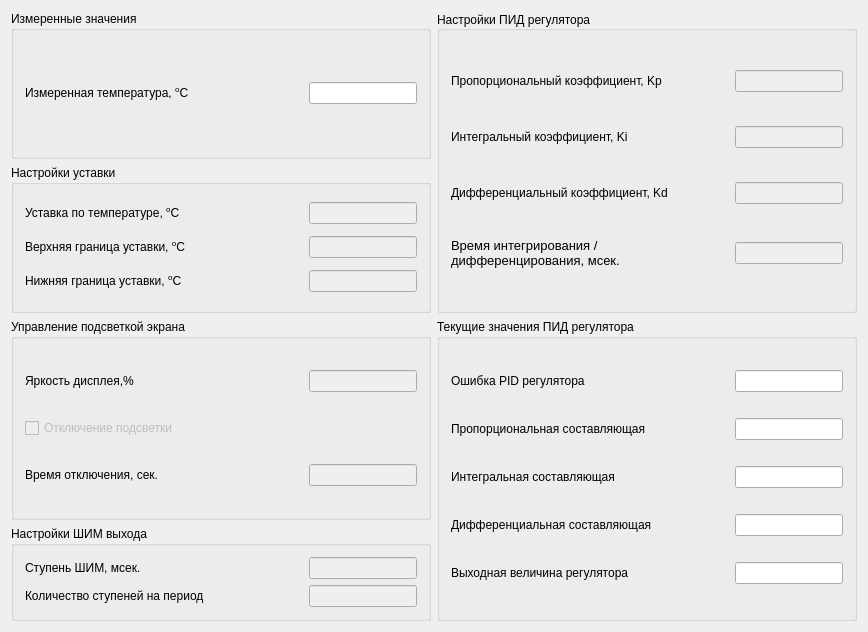
<?xml version="1.0" encoding="UTF-8"?>
<ui version="4.0">
 <class>MainWindow</class>
 <widget class="QMainWindow" name="MainWindow">
  <property name="geometry">
   <rect>
    <x>0</x>
    <y>0</y>
    <width>868</width>
    <height>632</height>
   </rect>
  </property>
  <property name="sizePolicy">
   <sizepolicy hsizetype="Preferred" vsizetype="Preferred">
    <horstretch>0</horstretch>
    <verstretch>0</verstretch>
   </sizepolicy>
  </property>
  <property name="minimumSize">
   <size>
    <width>0</width>
    <height>0</height>
   </size>
  </property>
  <property name="maximumSize">
   <size>
    <width>9000</width>
    <height>9000</height>
   </size>
  </property>
  <property name="windowTitle">
   <string>Настройка регулятора TPM-01 </string>
  </property>
  <widget class="QWidget" name="centralWidget">
   <layout class="QVBoxLayout" name="verticalLayout_9">
    <item>
     <layout class="QHBoxLayout" name="horizontalLayout_19">
      <item>
       <layout class="QVBoxLayout" name="verticalLayout_7">
        <item>
         <widget class="QGroupBox" name="gBoxMeasureValue">
          <property name="minimumSize">
           <size>
            <width>0</width>
            <height>0</height>
           </size>
          </property>
          <property name="title">
           <string>Измеренные значения</string>
          </property>
          <layout class="QVBoxLayout" name="verticalLayout_5">
           <item>
            <layout class="QHBoxLayout" name="horizontalLayout_12">
             <item>
              <widget class="QLabel" name="label_12">
               <property name="sizePolicy">
                <sizepolicy hsizetype="Minimum" vsizetype="Preferred">
                 <horstretch>0</horstretch>
                 <verstretch>0</verstretch>
                </sizepolicy>
               </property>
               <property name="text">
                <string>&lt;html&gt;&lt;head/&gt;&lt;body&gt;&lt;p&gt;Измеренная температура, &lt;span style=&quot; vertical-align:super;&quot;&gt;o&lt;/span&gt;C&lt;/p&gt;&lt;/body&gt;&lt;/html&gt;</string>
               </property>
              </widget>
             </item>
             <item>
              <spacer name="horizontalSpacer_8">
               <property name="orientation">
                <enum>Qt::Horizontal</enum>
               </property>
               <property name="sizeHint" stdset="0">
                <size>
                 <width>40</width>
                 <height>20</height>
                </size>
               </property>
              </spacer>
             </item>
             <item>
              <widget class="QLineEdit" name="lineEditCurrentTemperature">
               <property name="sizePolicy">
                <sizepolicy hsizetype="Fixed" vsizetype="Fixed">
                 <horstretch>0</horstretch>
                 <verstretch>0</verstretch>
                </sizepolicy>
               </property>
               <property name="readOnly">
                <bool>true</bool>
               </property>
              </widget>
             </item>
            </layout>
           </item>
          </layout>
         </widget>
        </item>
        <item>
         <widget class="QGroupBox" name="gBoxSetPoint">
          <property name="title">
           <string>Настройки уставки</string>
          </property>
          <layout class="QVBoxLayout" name="verticalLayout_4">
           <item>
            <layout class="QHBoxLayout" name="horizontalLayout_9">
             <item>
              <widget class="QLabel" name="label_9">
               <property name="text">
                <string>&lt;html&gt;&lt;head/&gt;&lt;body&gt;&lt;p&gt;Уставка по температуре, &lt;span style=&quot; vertical-align:super;&quot;&gt;o&lt;/span&gt;С&lt;/p&gt;&lt;/body&gt;&lt;/html&gt;</string>
               </property>
              </widget>
             </item>
             <item>
              <spacer name="horizontalSpacer_5">
               <property name="orientation">
                <enum>Qt::Horizontal</enum>
               </property>
               <property name="sizeHint" stdset="0">
                <size>
                 <width>40</width>
                 <height>20</height>
                </size>
               </property>
              </spacer>
             </item>
             <item>
              <widget class="QLineEdit" name="lineEditSetPointTemperature">
               <property name="enabled">
                <bool>false</bool>
               </property>
               <property name="sizePolicy">
                <sizepolicy hsizetype="Fixed" vsizetype="Fixed">
                 <horstretch>0</horstretch>
                 <verstretch>0</verstretch>
                </sizepolicy>
               </property>
              </widget>
             </item>
            </layout>
           </item>
           <item>
            <layout class="QHBoxLayout" name="horizontalLayout_10">
             <item>
              <widget class="QLabel" name="label_10">
               <property name="text">
                <string>&lt;html&gt;&lt;head/&gt;&lt;body&gt;&lt;p&gt;Верхняя граница уставки, &lt;span style=&quot; vertical-align:super;&quot;&gt;o&lt;/span&gt;С&lt;/p&gt;&lt;/body&gt;&lt;/html&gt;</string>
               </property>
              </widget>
             </item>
             <item>
              <spacer name="horizontalSpacer_6">
               <property name="orientation">
                <enum>Qt::Horizontal</enum>
               </property>
               <property name="sizeHint" stdset="0">
                <size>
                 <width>40</width>
                 <height>20</height>
                </size>
               </property>
              </spacer>
             </item>
             <item>
              <widget class="QLineEdit" name="lineEditMaxSetPoint">
               <property name="enabled">
                <bool>false</bool>
               </property>
               <property name="sizePolicy">
                <sizepolicy hsizetype="Fixed" vsizetype="Fixed">
                 <horstretch>0</horstretch>
                 <verstretch>0</verstretch>
                </sizepolicy>
               </property>
              </widget>
             </item>
            </layout>
           </item>
           <item>
            <layout class="QHBoxLayout" name="horizontalLayout_11">
             <item>
              <widget class="QLabel" name="label_11">
               <property name="text">
                <string>&lt;html&gt;&lt;head/&gt;&lt;body&gt;&lt;p&gt;Нижняя граница уставки, &lt;span style=&quot; vertical-align:super;&quot;&gt;o&lt;/span&gt;С&lt;/p&gt;&lt;/body&gt;&lt;/html&gt;</string>
               </property>
              </widget>
             </item>
             <item>
              <spacer name="horizontalSpacer_7">
               <property name="orientation">
                <enum>Qt::Horizontal</enum>
               </property>
               <property name="sizeHint" stdset="0">
                <size>
                 <width>40</width>
                 <height>20</height>
                </size>
               </property>
              </spacer>
             </item>
             <item>
              <widget class="QLineEdit" name="lineEditMinSetPoint">
               <property name="enabled">
                <bool>false</bool>
               </property>
               <property name="sizePolicy">
                <sizepolicy hsizetype="Fixed" vsizetype="Fixed">
                 <horstretch>0</horstretch>
                 <verstretch>0</verstretch>
                </sizepolicy>
               </property>
              </widget>
             </item>
            </layout>
           </item>
          </layout>
         </widget>
        </item>
       </layout>
      </item>
      <item>
       <widget class="QGroupBox" name="gBoxPidSettings">
        <property name="enabled">
         <bool>true</bool>
        </property>
        <property name="sizePolicy">
         <sizepolicy hsizetype="Preferred" vsizetype="Preferred">
          <horstretch>0</horstretch>
          <verstretch>0</verstretch>
         </sizepolicy>
        </property>
        <property name="title">
         <string>Настройки ПИД регулятора</string>
        </property>
        <property name="alignment">
         <set>Qt::AlignLeading|Qt::AlignLeft|Qt::AlignVCenter</set>
        </property>
        <property name="flat">
         <bool>false</bool>
        </property>
        <property name="checkable">
         <bool>false</bool>
        </property>
        <layout class="QVBoxLayout" name="verticalLayout_2">
         <item>
          <layout class="QHBoxLayout" name="horizontalLayout_5">
           <item>
            <widget class="QLabel" name="label_3">
             <property name="text">
              <string>Пропорциональный коэффициент, Kp </string>
             </property>
            </widget>
           </item>
           <item>
            <spacer name="horizontalSpacer_13">
             <property name="orientation">
              <enum>Qt::Horizontal</enum>
             </property>
             <property name="sizeHint" stdset="0">
              <size>
               <width>40</width>
               <height>20</height>
              </size>
             </property>
            </spacer>
           </item>
           <item>
            <widget class="QLineEdit" name="lineEditKp">
             <property name="enabled">
              <bool>false</bool>
             </property>
             <property name="sizePolicy">
              <sizepolicy hsizetype="Fixed" vsizetype="Fixed">
               <horstretch>0</horstretch>
               <verstretch>0</verstretch>
              </sizepolicy>
             </property>
            </widget>
           </item>
          </layout>
         </item>
         <item>
          <layout class="QHBoxLayout" name="horizontalLayout_4">
           <item>
            <widget class="QLabel" name="label_4">
             <property name="text">
              <string>Интегральный коэффициент, Ki </string>
             </property>
            </widget>
           </item>
           <item>
            <spacer name="horizontalSpacer_12">
             <property name="orientation">
              <enum>Qt::Horizontal</enum>
             </property>
             <property name="sizeHint" stdset="0">
              <size>
               <width>40</width>
               <height>20</height>
              </size>
             </property>
            </spacer>
           </item>
           <item>
            <widget class="QLineEdit" name="lineEditKi">
             <property name="enabled">
              <bool>false</bool>
             </property>
             <property name="sizePolicy">
              <sizepolicy hsizetype="Fixed" vsizetype="Fixed">
               <horstretch>0</horstretch>
               <verstretch>0</verstretch>
              </sizepolicy>
             </property>
            </widget>
           </item>
          </layout>
         </item>
         <item>
          <layout class="QHBoxLayout" name="horizontalLayout_2">
           <item>
            <widget class="QLabel" name="label_5">
             <property name="sizePolicy">
              <sizepolicy hsizetype="Preferred" vsizetype="Preferred">
               <horstretch>0</horstretch>
               <verstretch>0</verstretch>
              </sizepolicy>
             </property>
             <property name="text">
              <string>Дифференциальный коэффициент, Kd </string>
             </property>
            </widget>
           </item>
           <item>
            <spacer name="horizontalSpacer_11">
             <property name="orientation">
              <enum>Qt::Horizontal</enum>
             </property>
             <property name="sizeHint" stdset="0">
              <size>
               <width>40</width>
               <height>20</height>
              </size>
             </property>
            </spacer>
           </item>
           <item>
            <widget class="QLineEdit" name="lineEditKd">
             <property name="enabled">
              <bool>false</bool>
             </property>
             <property name="sizePolicy">
              <sizepolicy hsizetype="Fixed" vsizetype="Fixed">
               <horstretch>0</horstretch>
               <verstretch>0</verstretch>
              </sizepolicy>
             </property>
            </widget>
           </item>
          </layout>
         </item>
         <item>
          <layout class="QHBoxLayout" name="horizontalLayout">
           <item>
            <widget class="QLabel" name="label_6">
             <property name="sizePolicy">
              <sizepolicy hsizetype="Preferred" vsizetype="Preferred">
               <horstretch>0</horstretch>
               <verstretch>0</verstretch>
              </sizepolicy>
             </property>
             <property name="text">
              <string>&lt;!DOCTYPE HTML PUBLIC &quot;-//W3C//DTD HTML 4.0//EN&quot; &quot;http://www.w3.org/TR/REC-html40/strict.dtd&quot;&gt;
&lt;html&gt;&lt;head&gt;&lt;meta name=&quot;qrichtext&quot; content=&quot;1&quot; /&gt;&lt;style type=&quot;text/css&quot;&gt;
p, li { white-space: pre-wrap; }
&lt;/style&gt;&lt;/head&gt;&lt;body style=&quot; font-family:'Verdana'; font-size:10pt; font-weight:400; font-style:normal;&quot;&gt;
&lt;p style=&quot; margin-top:12px; margin-bottom:12px; margin-left:0px; margin-right:0px; -qt-block-indent:0; text-indent:0px;&quot;&gt;Время интегрирования / дифференцирования, мсек.&lt;/p&gt;&lt;/body&gt;&lt;/html&gt;</string>
             </property>
             <property name="wordWrap">
              <bool>true</bool>
             </property>
            </widget>
           </item>
           <item>
            <spacer name="horizontalSpacer_9">
             <property name="orientation">
              <enum>Qt::Horizontal</enum>
             </property>
             <property name="sizeType">
              <enum>QSizePolicy::Fixed</enum>
             </property>
             <property name="sizeHint" stdset="0">
              <size>
               <width>40</width>
               <height>20</height>
              </size>
             </property>
            </spacer>
           </item>
           <item>
            <widget class="QLineEdit" name="lineEditIDtime">
             <property name="enabled">
              <bool>false</bool>
             </property>
             <property name="sizePolicy">
              <sizepolicy hsizetype="Fixed" vsizetype="Fixed">
               <horstretch>0</horstretch>
               <verstretch>0</verstretch>
              </sizepolicy>
             </property>
            </widget>
           </item>
          </layout>
         </item>
        </layout>
       </widget>
      </item>
     </layout>
    </item>
    <item>
     <layout class="QHBoxLayout" name="horizontalLayout_18">
      <item>
       <layout class="QVBoxLayout" name="verticalLayout_8">
        <item>
         <widget class="QGroupBox" name="gBoxBacklight">
          <property name="sizePolicy">
           <sizepolicy hsizetype="Preferred" vsizetype="Preferred">
            <horstretch>0</horstretch>
            <verstretch>0</verstretch>
           </sizepolicy>
          </property>
          <property name="title">
           <string>Управление подсветкой экрана</string>
          </property>
          <layout class="QVBoxLayout" name="verticalLayout">
           <item>
            <layout class="QHBoxLayout" name="horizontalLayout_7">
             <item>
              <widget class="QLabel" name="label">
               <property name="sizePolicy">
                <sizepolicy hsizetype="Preferred" vsizetype="Preferred">
                 <horstretch>0</horstretch>
                 <verstretch>0</verstretch>
                </sizepolicy>
               </property>
               <property name="text">
                <string>Яркость дисплея,%</string>
               </property>
               <property name="scaledContents">
                <bool>false</bool>
               </property>
              </widget>
             </item>
             <item>
              <spacer name="horizontalSpacer">
               <property name="orientation">
                <enum>Qt::Horizontal</enum>
               </property>
               <property name="sizeHint" stdset="0">
                <size>
                 <width>40</width>
                 <height>20</height>
                </size>
               </property>
              </spacer>
             </item>
             <item>
              <widget class="QLineEdit" name="lineEditBrightness">
               <property name="enabled">
                <bool>false</bool>
               </property>
               <property name="sizePolicy">
                <sizepolicy hsizetype="Fixed" vsizetype="Fixed">
                 <horstretch>0</horstretch>
                 <verstretch>0</verstretch>
                </sizepolicy>
               </property>
               <property name="text">
                <string/>
               </property>
              </widget>
             </item>
            </layout>
           </item>
           <item>
            <widget class="QCheckBox" name="checkBoxBacklightOnOff">
             <property name="enabled">
              <bool>false</bool>
             </property>
             <property name="sizePolicy">
              <sizepolicy hsizetype="Preferred" vsizetype="Fixed">
               <horstretch>0</horstretch>
               <verstretch>0</verstretch>
              </sizepolicy>
             </property>
             <property name="text">
              <string>Отключение подсветки</string>
             </property>
            </widget>
           </item>
           <item>
            <layout class="QHBoxLayout" name="horizontalLayout_8">
             <item>
              <widget class="QLabel" name="label_2">
               <property name="sizePolicy">
                <sizepolicy hsizetype="Expanding" vsizetype="Preferred">
                 <horstretch>0</horstretch>
                 <verstretch>0</verstretch>
                </sizepolicy>
               </property>
               <property name="text">
                <string>Время отключения, сек.</string>
               </property>
              </widget>
             </item>
             <item>
              <spacer name="horizontalSpacer_2">
               <property name="orientation">
                <enum>Qt::Horizontal</enum>
               </property>
               <property name="sizeHint" stdset="0">
                <size>
                 <width>40</width>
                 <height>20</height>
                </size>
               </property>
              </spacer>
             </item>
             <item>
              <widget class="QLineEdit" name="lineEditBacklightTime">
               <property name="enabled">
                <bool>false</bool>
               </property>
               <property name="sizePolicy">
                <sizepolicy hsizetype="Fixed" vsizetype="Fixed">
                 <horstretch>0</horstretch>
                 <verstretch>0</verstretch>
                </sizepolicy>
               </property>
              </widget>
             </item>
            </layout>
           </item>
          </layout>
         </widget>
        </item>
        <item>
         <widget class="QGroupBox" name="gBoxPWM">
          <property name="sizePolicy">
           <sizepolicy hsizetype="Preferred" vsizetype="Fixed">
            <horstretch>0</horstretch>
            <verstretch>0</verstretch>
           </sizepolicy>
          </property>
          <property name="title">
           <string>Настройки ШИМ выхода</string>
          </property>
          <layout class="QVBoxLayout" name="verticalLayout_3">
           <item>
            <layout class="QHBoxLayout" name="horizontalLayout_6">
             <item>
              <widget class="QLabel" name="label_7">
               <property name="text">
                <string>Ступень ШИМ, мсек.</string>
               </property>
              </widget>
             </item>
             <item>
              <spacer name="horizontalSpacer_3">
               <property name="orientation">
                <enum>Qt::Horizontal</enum>
               </property>
               <property name="sizeHint" stdset="0">
                <size>
                 <width>40</width>
                 <height>20</height>
                </size>
               </property>
              </spacer>
             </item>
             <item>
              <widget class="QLineEdit" name="lineEditminPwmTime">
               <property name="enabled">
                <bool>false</bool>
               </property>
               <property name="sizePolicy">
                <sizepolicy hsizetype="Fixed" vsizetype="Fixed">
                 <horstretch>0</horstretch>
                 <verstretch>0</verstretch>
                </sizepolicy>
               </property>
              </widget>
             </item>
            </layout>
           </item>
           <item>
            <layout class="QHBoxLayout" name="horizontalLayout_3">
             <item>
              <widget class="QLabel" name="label_8">
               <property name="text">
                <string>Количество ступеней на период</string>
               </property>
              </widget>
             </item>
             <item>
              <spacer name="horizontalSpacer_4">
               <property name="orientation">
                <enum>Qt::Horizontal</enum>
               </property>
               <property name="sizeHint" stdset="0">
                <size>
                 <width>40</width>
                 <height>20</height>
                </size>
               </property>
              </spacer>
             </item>
             <item>
              <widget class="QLineEdit" name="lineEditStepsPWM">
               <property name="enabled">
                <bool>false</bool>
               </property>
               <property name="sizePolicy">
                <sizepolicy hsizetype="Fixed" vsizetype="Fixed">
                 <horstretch>0</horstretch>
                 <verstretch>0</verstretch>
                </sizepolicy>
               </property>
              </widget>
             </item>
            </layout>
           </item>
          </layout>
         </widget>
        </item>
       </layout>
      </item>
      <item>
       <widget class="QGroupBox" name="gBoxCarentPidValues">
        <property name="minimumSize">
         <size>
          <width>0</width>
          <height>0</height>
         </size>
        </property>
        <property name="title">
         <string>Текущие значения ПИД регулятора</string>
        </property>
        <layout class="QVBoxLayout" name="verticalLayout_6">
         <item>
          <layout class="QHBoxLayout" name="horizontalLayout_17">
           <item>
            <widget class="QLabel" name="label_17">
             <property name="text">
              <string>Ошибка PID регулятора</string>
             </property>
            </widget>
           </item>
           <item>
            <spacer name="horizontalSpacer_15">
             <property name="orientation">
              <enum>Qt::Horizontal</enum>
             </property>
             <property name="sizeHint" stdset="0">
              <size>
               <width>40</width>
               <height>20</height>
              </size>
             </property>
            </spacer>
           </item>
           <item>
            <widget class="QLineEdit" name="lineEditPidError">
             <property name="sizePolicy">
              <sizepolicy hsizetype="Fixed" vsizetype="Fixed">
               <horstretch>0</horstretch>
               <verstretch>0</verstretch>
              </sizepolicy>
             </property>
             <property name="mouseTracking">
              <bool>true</bool>
             </property>
             <property name="focusPolicy">
              <enum>Qt::StrongFocus</enum>
             </property>
             <property name="readOnly">
              <bool>true</bool>
             </property>
            </widget>
           </item>
          </layout>
         </item>
         <item>
          <layout class="QHBoxLayout" name="horizontalLayout_13">
           <item>
            <widget class="QLabel" name="label_13">
             <property name="text">
              <string>Пропорциональная составляющая</string>
             </property>
            </widget>
           </item>
           <item>
            <spacer name="horizontalSpacer_16">
             <property name="orientation">
              <enum>Qt::Horizontal</enum>
             </property>
             <property name="sizeHint" stdset="0">
              <size>
               <width>40</width>
               <height>20</height>
              </size>
             </property>
            </spacer>
           </item>
           <item>
            <widget class="QLineEdit" name="lineEditProposh">
             <property name="sizePolicy">
              <sizepolicy hsizetype="Fixed" vsizetype="Fixed">
               <horstretch>0</horstretch>
               <verstretch>0</verstretch>
              </sizepolicy>
             </property>
             <property name="mouseTracking">
              <bool>true</bool>
             </property>
             <property name="focusPolicy">
              <enum>Qt::NoFocus</enum>
             </property>
             <property name="acceptDrops">
              <bool>true</bool>
             </property>
             <property name="readOnly">
              <bool>true</bool>
             </property>
            </widget>
           </item>
          </layout>
         </item>
         <item>
          <layout class="QHBoxLayout" name="horizontalLayout_14">
           <item>
            <widget class="QLabel" name="label_14">
             <property name="text">
              <string>Интегральная составляющая</string>
             </property>
            </widget>
           </item>
           <item>
            <spacer name="horizontalSpacer_17">
             <property name="orientation">
              <enum>Qt::Horizontal</enum>
             </property>
             <property name="sizeHint" stdset="0">
              <size>
               <width>40</width>
               <height>20</height>
              </size>
             </property>
            </spacer>
           </item>
           <item>
            <widget class="QLineEdit" name="lineEditIntegr">
             <property name="sizePolicy">
              <sizepolicy hsizetype="Fixed" vsizetype="Fixed">
               <horstretch>0</horstretch>
               <verstretch>0</verstretch>
              </sizepolicy>
             </property>
             <property name="mouseTracking">
              <bool>true</bool>
             </property>
             <property name="focusPolicy">
              <enum>Qt::NoFocus</enum>
             </property>
             <property name="readOnly">
              <bool>true</bool>
             </property>
            </widget>
           </item>
          </layout>
         </item>
         <item>
          <layout class="QHBoxLayout" name="horizontalLayout_15">
           <item>
            <widget class="QLabel" name="label_15">
             <property name="text">
              <string>Дифференциальная составляющая</string>
             </property>
            </widget>
           </item>
           <item>
            <spacer name="horizontalSpacer_18">
             <property name="orientation">
              <enum>Qt::Horizontal</enum>
             </property>
             <property name="sizeHint" stdset="0">
              <size>
               <width>40</width>
               <height>20</height>
              </size>
             </property>
            </spacer>
           </item>
           <item>
            <widget class="QLineEdit" name="lineEditDiffer">
             <property name="sizePolicy">
              <sizepolicy hsizetype="Fixed" vsizetype="Fixed">
               <horstretch>0</horstretch>
               <verstretch>0</verstretch>
              </sizepolicy>
             </property>
             <property name="mouseTracking">
              <bool>true</bool>
             </property>
             <property name="focusPolicy">
              <enum>Qt::NoFocus</enum>
             </property>
             <property name="readOnly">
              <bool>true</bool>
             </property>
            </widget>
           </item>
          </layout>
         </item>
         <item>
          <layout class="QHBoxLayout" name="horizontalLayout_16">
           <item>
            <widget class="QLabel" name="label_16">
             <property name="text">
              <string>Выходная величина регулятора</string>
             </property>
            </widget>
           </item>
           <item>
            <spacer name="horizontalSpacer_19">
             <property name="orientation">
              <enum>Qt::Horizontal</enum>
             </property>
             <property name="sizeHint" stdset="0">
              <size>
               <width>40</width>
               <height>20</height>
              </size>
             </property>
            </spacer>
           </item>
           <item>
            <widget class="QLineEdit" name="lineEditOut">
             <property name="sizePolicy">
              <sizepolicy hsizetype="Fixed" vsizetype="Fixed">
               <horstretch>0</horstretch>
               <verstretch>0</verstretch>
              </sizepolicy>
             </property>
             <property name="mouseTracking">
              <bool>true</bool>
             </property>
             <property name="focusPolicy">
              <enum>Qt::NoFocus</enum>
             </property>
             <property name="readOnly">
              <bool>true</bool>
             </property>
            </widget>
           </item>
          </layout>
         </item>
        </layout>
       </widget>
      </item>
     </layout>
    </item>
   </layout>
  </widget>
 </widget>
 <layoutdefault spacing="6" margin="11"/>
 <tabstops>
  <tabstop>checkBoxBacklightOnOff</tabstop>
  <tabstop>lineEditBacklightTime</tabstop>
  <tabstop>lineEditBrightness</tabstop>
  <tabstop>lineEditminPwmTime</tabstop>
  <tabstop>lineEditStepsPWM</tabstop>
 </tabstops>
 <resources/>
 <connections/>
</ui>
